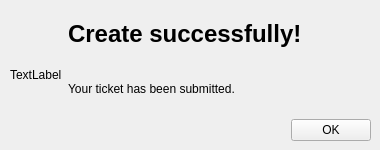
<?xml version="1.0" encoding="UTF-8"?>
<ui version="4.0">
 <class>PopupTicketCreate</class>
 <widget class="QWidget" name="PopupTicketCreate">
  <property name="geometry">
   <rect>
    <x>0</x>
    <y>0</y>
    <width>380</width>
    <height>150</height>
   </rect>
  </property>
  <property name="sizePolicy">
   <sizepolicy hsizetype="Maximum" vsizetype="Maximum">
    <horstretch>0</horstretch>
    <verstretch>0</verstretch>
   </sizepolicy>
  </property>
  <property name="maximumSize">
   <size>
    <width>380</width>
    <height>150</height>
   </size>
  </property>
  <property name="windowTitle">
   <string>Success!</string>
  </property>
  <widget class="QWidget" name="horizontalLayoutWidget">
   <property name="geometry">
    <rect>
     <x>10</x>
     <y>10</y>
     <width>361</width>
     <height>131</height>
    </rect>
   </property>
   <layout class="QHBoxLayout" name="horizontalLayout">
    <item>
     <widget class="QLabel" name="picLbl">
      <property name="sizePolicy">
       <sizepolicy hsizetype="Fixed" vsizetype="Fixed">
        <horstretch>0</horstretch>
        <verstretch>0</verstretch>
       </sizepolicy>
      </property>
      <property name="maximumSize">
       <size>
        <width>70</width>
        <height>70</height>
       </size>
      </property>
      <property name="text">
       <string>TextLabel</string>
      </property>
      <property name="scaledContents">
       <bool>true</bool>
      </property>
     </widget>
    </item>
    <item>
     <layout class="QVBoxLayout" name="verticalLayout">
      <item>
       <widget class="QLabel" name="label_3">
        <property name="text">
         <string>&lt;html&gt;&lt;head/&gt;&lt;body&gt;&lt;p&gt;&lt;span style=&quot; font-size:18pt; font-weight:600;&quot;&gt;Create successfully!&lt;/span&gt;&lt;/p&gt;&lt;/body&gt;&lt;/html&gt;</string>
        </property>
       </widget>
      </item>
      <item>
       <widget class="QLabel" name="label_2">
        <property name="text">
         <string>Your ticket has been submitted.</string>
        </property>
       </widget>
      </item>
      <item>
       <layout class="QHBoxLayout" name="horizontalLayout_2">
        <item>
         <spacer name="horizontalSpacer">
          <property name="orientation">
           <enum>Qt::Horizontal</enum>
          </property>
          <property name="sizeHint" stdset="0">
           <size>
            <width>40</width>
            <height>20</height>
           </size>
          </property>
         </spacer>
        </item>
        <item>
         <widget class="QPushButton" name="buttonOK">
          <property name="text">
           <string>OK</string>
          </property>
         </widget>
        </item>
       </layout>
      </item>
     </layout>
    </item>
   </layout>
  </widget>
 </widget>
 <resources/>
 <connections/>
</ui>
